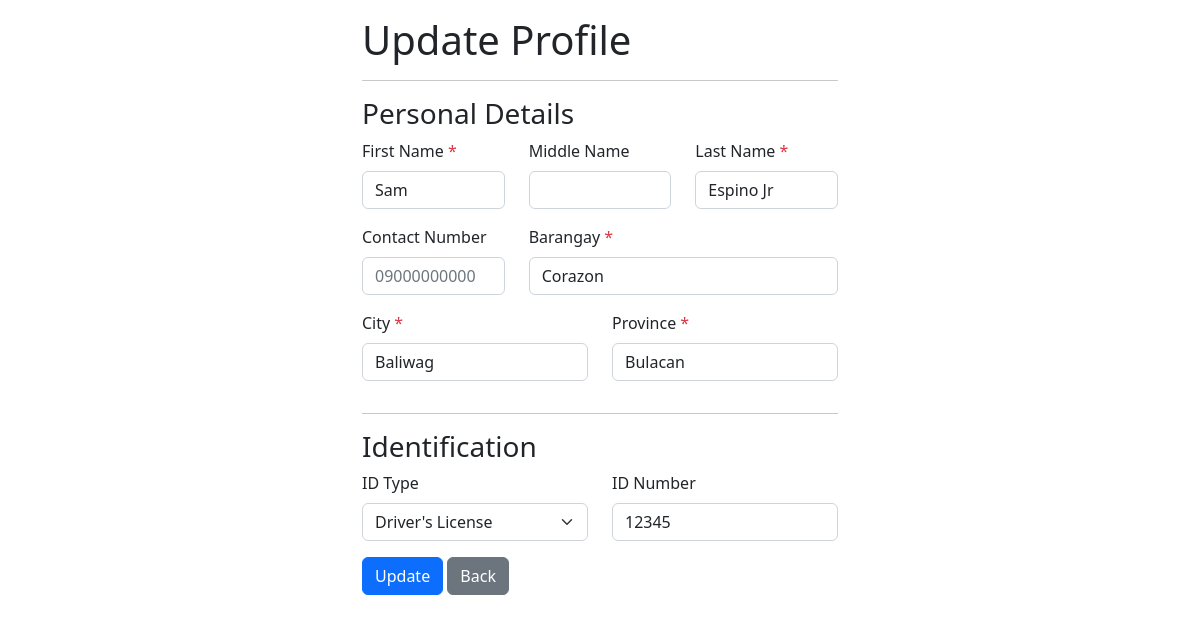
The page /user/update.php (signed in) on the database its author committed.
### tables this page shows
CREATE TABLE `passengers` (
  `pass_id` int(11) NOT NULL,
  `user_id` int(11) NOT NULL,
  `pass_id_type` varchar(20) DEFAULT NULL,
  `pass_id_number` varchar(20) DEFAULT NULL,
  `pass_id_rejected` tinyint(1) NOT NULL,
  `pass_id_confirmed_at` timestamp NULL DEFAULT NULL
);

CREATE TABLE `users` (
  `user_id` int(11) NOT NULL,
  `user_type` varchar(10) DEFAULT NULL,
  `user_fname` varchar(255) NOT NULL,
  `user_mname` varchar(255) DEFAULT NULL,
  `user_lname` varchar(255) NOT NULL,
  `user_contact_no` char(13) DEFAULT NULL,
  `user_email` varchar(255) NOT NULL,
  `user_password` varchar(255) NOT NULL,
  `user_barangay` varchar(255) NOT NULL,
  `user_city` varchar(255) NOT NULL,
  `user_province` varchar(255) NOT NULL,
  `user_verified_at` timestamp NULL DEFAULT NULL,
  `user_created_at` timestamp NOT NULL DEFAULT current_timestamp()
);

### user/update.php (the view, shortened to what this page needs)
<?php
include '../includes/connection.php';
$user_id = $_SESSION['auth_id'];
$sql = "SELECT * FROM users INNER JOIN passengers ON users.user_id = passengers.user_id WHERE users.user_id='$user_id'";
$result = $connection->query($sql);
$row = $result->fetch_assoc();
if (is_null($row['pass_id_confirmed_at'])) {
    $pass_id_confirmed = 'false';
} else {
    $pass_id_confirmed = 'true';
}
?>
<!DOCTYPE html>
<html lang="en">
<head>
    <link href="https://cdn.jsdelivr.net/npm/bootstrap@5.2.3/dist/css/bootstrap.min.css" rel="stylesheet">
</head>
<body>
    <div class="container my-3 col-lg-5">
        <form action="update_process.php" method="post">
            <h1 class="mb-3"> Update Profile </h1>
            <hr>
            <div class="row">
                <h3> Personal Details </h3>
                <div class="mb-3 col-4">
                    <label for="fname" class="form-label">First Name <span class="text-danger">*</span></label>
                    <input type="text" name="fname" id="fname" class="form-control" required value="<?= $row['user_fname'] ?>" <?= $pass_id_confirmed == 'true' ? 'readonly' : '' ?>>
                </div>
                <div class="mb-3 col-4">
                    <label for="mname" class="form-label">Middle Name</label>
                    <input type="text" name="mname" id="mname" class="form-control" value="<?= $row['user_mname'] ?>" <?= $pass_id_confirmed == 'true' ? 'readonly' : '' ?>>
                </div>
                <div class="mb-3 col-4">
                    <label for="lname" class="form-label">Last Name <span class="text-danger">*</span></label>
                    <input type="text" name="lname" id="lname" class="form-control" required value="<?= $row['user_lname'] ?>" <?= $pass_id_confirmed == 'true' ? 'readonly' : '' ?>>
                </div>
            </div>
            <div class="row">
                <div class="mb-3 col-4">
                    <label for="contact_no" class="form-label">Contact Number</label>
                    <input type="text" minlength="11" maxlength="11" placeholder="09000000000" name="contact_no" id="contact_no" class="form-control">
                </div>
                <div class="mb-3 col-8">
                    <label for="barangay" class="form-label">Barangay <span class="text-danger">*</span></label>
                    <input type="text" name="barangay" id="barangay" class="form-control" required value="<?= $row['user_barangay'] ?>" <?= $pass_id_confirmed == 'true' ? 'readonly' : '' ?>>
                </div>
            </div>
            <div class="row">
                <div class="mb-3 col-6">
                    <label for="city" class="form-label">City <span class="text-danger">*</span></label>
                    <input type="text" name="city" id="city" class="form-control" required value="<?= $row['user_city'] ?>" <?= $pass_id_confirmed == 'true' ? 'readonly' : '' ?>>
                </div>
                <div class="mb-3 col-6">
                    <label for="province" class="form-label">Province <span class="text-danger">*</span></label>
                    <input type="text" name="province" id="province" class="form-control" required value="<?= $row['user_province'] ?>" <?= $pass_id_confirmed == 'true' ? 'readonly' : '' ?>>
                </div>
            </div>
            <hr>
            <div class="row">
                <h3> Identification </h3>
                <div class="mb-3 col-6">
                    <label for="id_type" class="form-label">ID Type</label>
                    <select class="form-select" name="id_type" id="id_type" aria-label="Default select example">
                        <option value="driver" <?= $row['pass_id_type'] == 'driver' ? 'selected' : '' ?> <?= $pass_id_confirmed == 'true' ? 'disabled' : '' ?>>Driver's License</option>
                    </select>
                </div>
                <div class="mb-3 col-6">
                    <label for="id_number" class="form-label">ID Number</label>
                    <input type="text" name="id_number" id="id_number" class="form-control" value="<?= $row['pass_id_number'] ?>" <?= $pass_id_confirmed == 'true' ? 'readonly' : '' ?>>
                </div>
            </div>
            <div class="row">
                <div class="col">
                    <input type="submit" name="register" value="Update" class="btn btn-primary">
                    <a href="profile.php" class="btn btn-secondary"> Back </a>
                </div>
            </div>
        </form>
    </div>
</body>
</html>

### rows shown on the page
passengers: fname "Sam", lname "Espino Jr", barangay "Corazon", city "Baliwag", province "Bulacan", id_type "Driver's License", id_number "12345"
